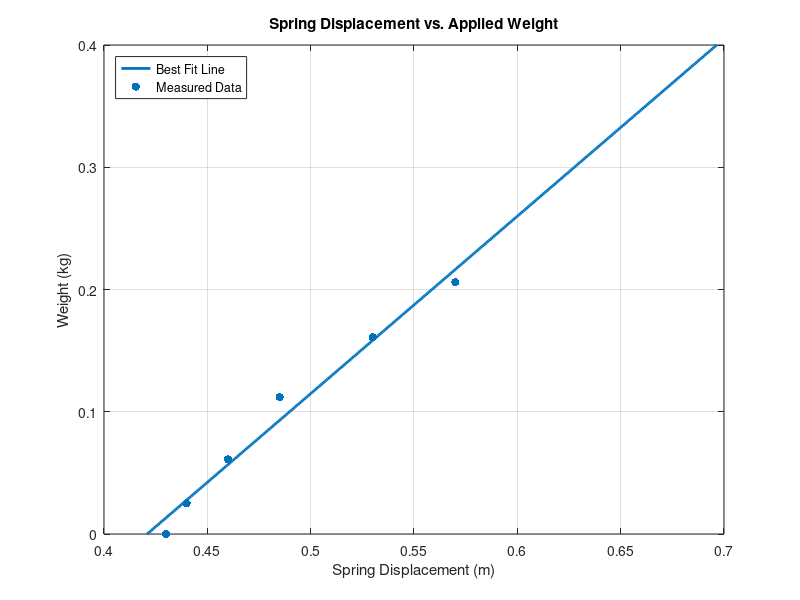

Write the MATLAB code that produced this figure.
function spring_test_data()
    weights = [0, 25, 61, 112, 161, 206]/1000; % g to kg
    stretches = ([49, 50, 52, 54.5, 59, 63]-6)/100; % cm to m
    num_trials = size(weights, 2);
    
    forces = weights * 9.81; % kg to N
    
    A = [stretches', ones(num_trials, 1)];
    Y = forces';
    
    params = (A' * A) \ (A' * Y); % Linear regression
    stiffness = params(1); % spring constant k
    l_0 = -params(2) / stiffness;
    
    
    
    
    % Generate values for plotting
    mass_vals = 0:0.001:0.4;  % kg
    force_vals = mass_vals * 9.8;  % N
    lengths = l_0 + (force_vals / stiffness);
    
    figure
    plot(lengths, mass_vals, 'LineWidth', 2)
    hold on
    scatter(stretches, weights, 'filled')
    hold off
    
    title('Spring Displacement vs. Applied Weight')
    xlabel('Spring Displacement (m)')
    ylabel('Weight (kg)')
    legend('Best Fit Line', 'Measured Data', 'Location', 'northwest')
    grid on
    
    
    % compute natural frequency
    cart_mass = 0.748; % kg
    natural_freq = sqrt(stiffness/cart_mass);
end